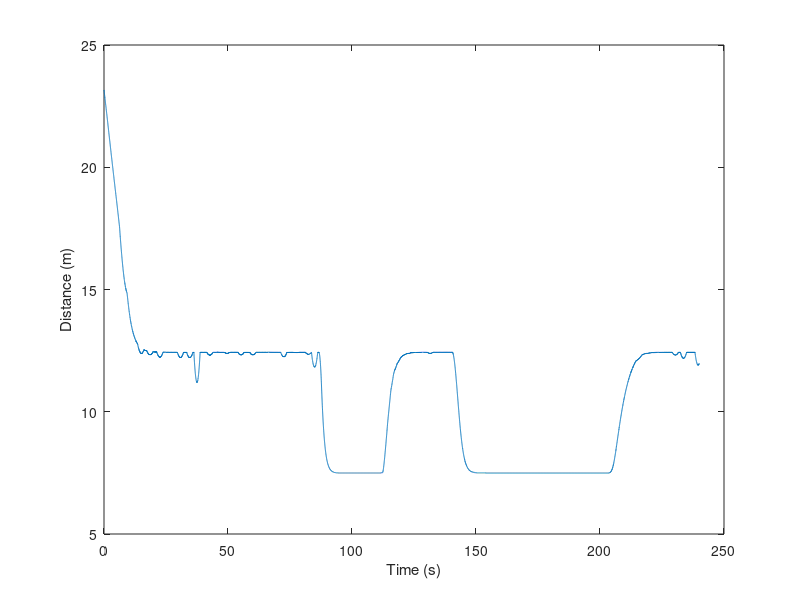

The MATLAB script that drew this image: (Note: this script raises an error after producing the figure.)
clear all
close all
clc

load('sumodata.mat')

figure
plot(vtime,dist)
xlabel('Time (s)')
ylabel('Distance (m)')
% 
% t=0:0.0000005:vtime(end);
% d=interp1(vtime,dist,t);

t=0:0.0000005:20;
d=interp1(vtime(1:2001),dist(1:2001),t);

const=[4 16 64];
for p=1:3
    %% Local Variables: number of bits, samples, guard symbols, temp variables for interfunction calls
    qam=const(p);
    nfft=64; %fft size
    subcar=48; %number of data subcarriers
    nbitqam = log2(qam);
    guard = (nfft-subcar)/2;
    nsym=10000; %number of ofdm symbols
    nbitdata = subcar*nbitqam*nsym/2;

    ncp=4; %cyclic prefix size
    nbitsym = nfft + ncp;

    data=(rand(1,nbitdata)>0.5)+0;

    % magnitude of the normalized CFR
    alpha=[0.609981229934408,0.715459955559726,0.636965602683617,0.694127681700978,0.695098676789100,0.681699620219806,0.705628746895461,0.834320339106743,0.873378196662836,0.827668204581301,0.768804769140058,0.756148741911805,0.926978115212095,0.913129736817394,0.871793084001999,0.848536621661314,0.909045348037926,0.834381831138879,0.896913346571862,0.928182910840626,0.932323910122903,0.907741812468878,0.943650044868540,1];

    symbols=1:nsym*subcar/2;
    bits=1:nsym*nbitqam*subcar/2;

    % rescaled theta for dynamic case due to the normalization of the noise power
    theta_0=2000;

    for n=1:10
        %Noise vectors are created with a normalized power. One can think that
        %the normaliation factor is rescaled with noise power.
        noise1=normrnd(0,1,[1,subcar*nsym/2])+i*normrnd(0,1,[1,subcar*nsym/2]);

        for k=1:floor(length(t)/(nbitsym*nsym))
            %% THIS IS FOR THE PROPOSED ALGORITHM
            % TX
            % parallalize bin data and do qam modulation
            qam_data_tx = qammod(reshape(data, nbitqam,[]),qam,'InputType','bit','UnitAveragePower',true);

            % parallalize qam data for collective ifft
            par_data = reshape(qam_data_tx.', subcar/2, nsym).';

            % generate hermitian symmetric data and insert guard at non-data subcarrier locations
            pilot_ins_data=[zeros(nsym,guard) par_data zeros(nsym,1) conj(flip(par_data.').') zeros(nsym,guard-1)] ;

            % take ifft of all the ofdm symbols in the frame
            ifft_data = sqrt(nfft*nfft/subcar)*ifft(ifftshift(pilot_ins_data.',1)).';

            % add cyclic prefix to each ofdm symbol
            cyclic_add_data = [ifft_data(:,((nfft - ncp +1):nfft)) ifft_data];

            % arrange symbols row wise and searialize to transmit time domain signal
            ofdm_tx = reshape(cyclic_add_data.',nbitsym*nsym,1);

            %%
            % Channel Effect 1
            tt=t((nbitsym*nsym)*(k-1)+1:(k*nbitsym*nsym));
            tt0(k)=t((nbitsym*nsym)*(k-1)+1);
            dd=d((nbitsym*nsym)*(k-1)+1:(k*nbitsym*nsym));
            theta=(theta_0./dd.^3.34).';
            ch_data=ofdm_tx.*theta;

            %% 
            % Receiver        
            %parallalize received data
            par_rec_data = reshape(ch_data.', nbitsym, nsym).';

            % remove cyclic prefix
            cyclic_pre_rem=par_rec_data(:,ncp+1:end);

            % take fft of time domain ofdm symbols
            fft_data = fftshift(fft(cyclic_pre_rem.'),1).'/sqrt(nfft*nfft/subcar);

            % remove the guard to get the qam data
            rem_pilot = fft_data(:,guard+(1:subcar/2));

            % Channel Effect 2
            ch_rem_pilot = reshape((rem_pilot.*alpha).',1,[])+noise1;

            % calculate SNR
            EsN0(n,k)=mean(abs(ch_rem_pilot(symbols)).^2)/mean(abs(noise1).^2);

            % parallalize ch data
            pardata=reshape(ch_rem_pilot, subcar/2,[]).';

            % estimate theta
            est_theta=sum((abs(pardata)./alpha).')./(mean(abs(qammod(0:(qam-1),qam,'UnitAveragePower',true)))*subcar/2);

            % calculate theta*data
            td=(pardata./alpha).';

            % estimate qam_data_tx
            qam_data_rx=td./est_theta;

            % serialize qam data
            serdata=reshape(qam_data_rx, subcar*nsym/2,[]).';

            % demodulate the qam data in the ofdm symbols
            bin_data_rx = reshape(qamdemod(serdata, qam,'OutputType','bit','UnitAveragePower',true),1,[]);

            % calculate SNR and BER
            BER(n,k)=sum((data(bits)~=bin_data_rx(bits)))/length(bits);


            %% THIS IS FOR THE PROPOSED ALGORITHM (PSK)
            % TX
            % parallalize bin data and do qam modulation
            psk_data_tx = pskmod(bi2de(reshape(data, nbitqam,[]).').',qam);

            % parallalize qam data for collective ifft
            par_data = reshape(psk_data_tx.', subcar/2, nsym).';

            % generate hermitian symmetric data and insert guard at non-data subcarrier locations
            pilot_ins_data=[zeros(nsym,guard) par_data zeros(nsym,1) conj(flip(par_data.').') zeros(nsym,guard-1)] ;

            % take ifft of all the ofdm symbols in the frame
            ifft_data = sqrt(nfft*nfft/subcar)*ifft(ifftshift(pilot_ins_data.',1)).';

            % add cyclic prefix to each ofdm symbol
            cyclic_add_data = [ifft_data(:,((nfft - ncp +1):nfft)) ifft_data];

            % arrange symbols row wise and searialize to transmit time domain signal
            ofdm_tx = reshape(cyclic_add_data.',nbitsym*nsym,1);

            %%
            % Channel Effect 1
            tt=t((nbitsym*nsym)*(k-1)+1:(k*nbitsym*nsym));
            tt0(k)=t((nbitsym*nsym)*(k-1)+1);
            dd=d((nbitsym*nsym)*(k-1)+1:(k*nbitsym*nsym));
            theta=(theta_0./dd.^3.34).';
            ch_data=ofdm_tx.*theta;


            %% 
            % Receiver        
            %parallalize received data
            par_rec_data = reshape(ch_data.', nbitsym, nsym).';

            % remove cyclic prefix
            cyclic_pre_rem=par_rec_data(:,ncp+1:end);

            % take fft of time domain ofdm symbols
            fft_data = fftshift(fft(cyclic_pre_rem.'),1).'/sqrt(nfft*nfft/subcar);

            % remove the guard to get the qam data
            rem_pilot = fft_data(:,guard+(1:subcar/2));

            % Channel Effect 2
            ch_rem_pilot = reshape((rem_pilot.*alpha).',1,[])+noise1;

            % calculate SNR
            PEsN0(n,k)=mean(abs(ch_rem_pilot(symbols)).^2)/mean(abs(noise1).^2);

            % parallalize ch data
            pardata=reshape(ch_rem_pilot, subcar/2,[]).';

            % estimate theta
            est_theta=sum((abs(pardata)./alpha).')./(subcar/2);

            % calculate theta*data
            td=(pardata./alpha).';

            % estimate qam_data_tx
            psk_data_rx=td./est_theta;

            % serialize qam data
            serdata=reshape(psk_data_rx, subcar*nsym/2,[]).';

            % demodulate the qam data in the ofdm symbols
            bin_data_rx = reshape(de2bi(reshape(pskdemod(serdata, qam),1,[])).',1,[]);

            % calculate SNR and BER
            PBER(n,k)=sum((data(bits)~=bin_data_rx(bits)))/length(bits);



        end

    end

    %% calculate SNR and BER
    EbN0=mean(EsN0)/nbitqam;
    EbN0_dB=10*log10(EbN0);
    PEbN0=mean(PEsN0)/nbitqam;
    PEbN0_dB=10*log10(PEbN0);
    BER=mean(BER);
    PBER=mean(PBER);

qsnr(p,:)=EbN0_dB;
qber(p,:)=BER;
psnr(p,:)=PEbN0_dB;
pber(p,:)=PBER;
end
%% Plot SNR vs. BER for block type CE
figure
% semilogy(qsnr(1,:),qber(1,:),'*')
% hold on
semilogy(qsnr(2,:),qber(2,:),'d')
hold on
semilogy(qsnr(3,:),qber(3,:),'s')
hold on
semilogy(psnr(1,:),pber(1,:),'p')
hold on
semilogy(psnr(2,:),pber(2,:),'h')
hold on
semilogy(psnr(3,:),pber(3,:),'^')
xlabel('Eb/N0 (dB)')
ylabel('BER')
%legend('4QAM','16QAM','64QAM','QPSK','16PSK','64PSK')
legend('16-QAM','64-QAM','QPSK','16-PSK','64-PSK')
grid on

figure
% semilogy(tt0,2*(1-qber(1,:)))
% hold on
semilogy(tt0,2*(1-pber(1,:)))
hold on
semilogy(tt0,4*(1-pber(2,:)))
hold on
semilogy(tt0,6*(1-pber(3,:)))
hold on
semilogy(tt0,4*(1-qber(2,:)))
hold on
semilogy(tt0,6*(1-qber(3,:)))
xlabel('Time (s)')
ylabel('Average Throughput (bits per subcarrier)')
legend('QPSK','16-PSK','64-PSK','16-QAM','64-QAM')
ylim([0 6.5])
grid on
%%
% SNR vs. theta estimation accuracy
% SNR vs. BER graphs at different M-QAM
% Block type estimation vs. our estimation




